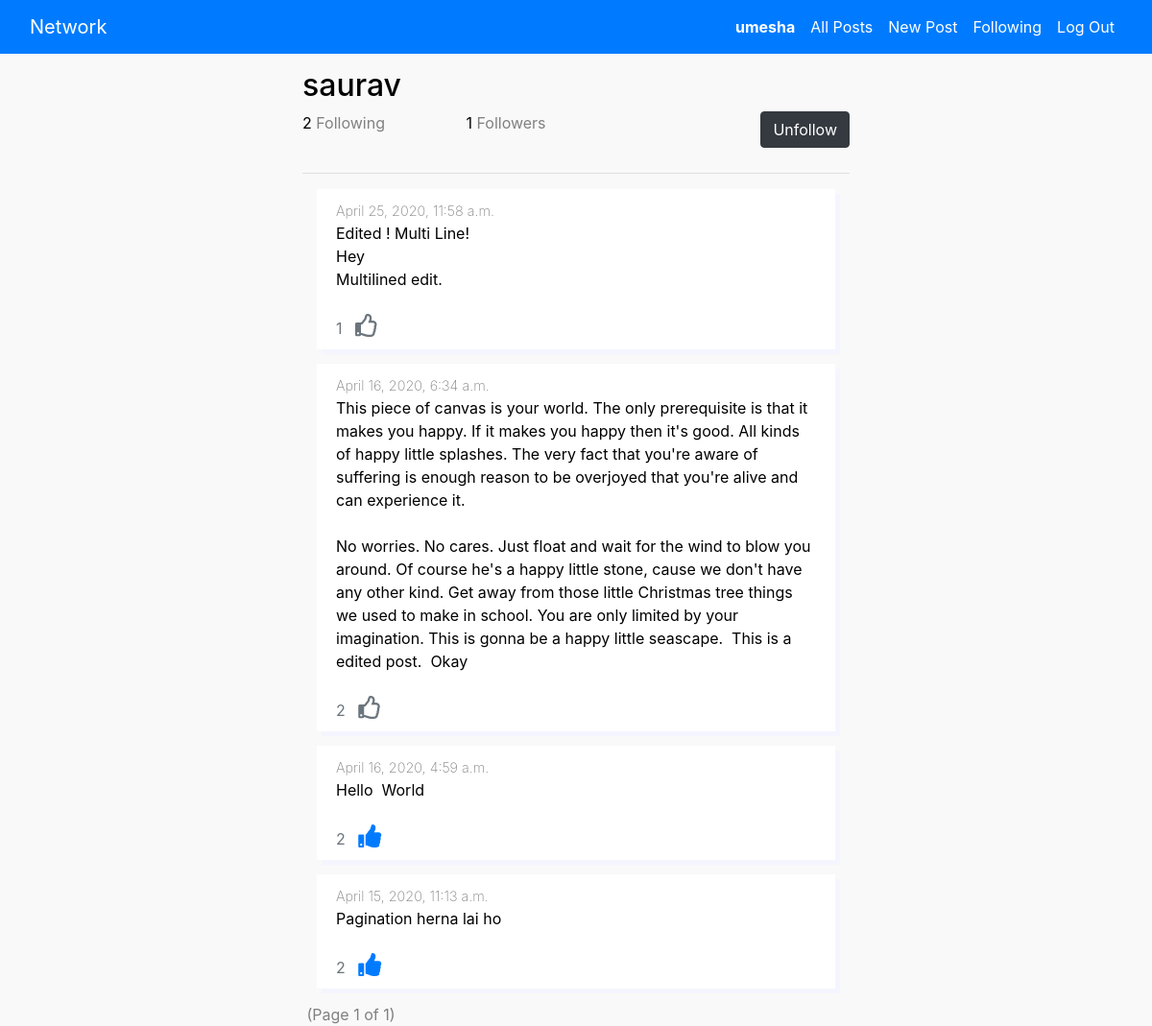
Page /user_info/3 (signed in) on the committed database.
### network/models.py (models this page shows, shortened)
class User(AbstractUser):
    dob = models.DateField(blank=False)

class Post(models.Model):
    text = models.TextField(blank=False)
    user = models.ForeignKey(User, on_delete=models.CASCADE)
    created_at = models.DateTimeField(auto_now_add=True)
    class Meta:
        ordering = ('-created_at',)

### network/views.py (the view)
# urls.py: path("user_info/<int:user_id>", views.user_info, name="user_info"),
@login_required
def user_info(request, user_id):
    target_user = User.objects.get(pk=user_id)
    following_count = target_user.following.count()
    followers_count = target_user.followers.count()
    posts = Post.objects.filter(user=target_user)
    post_data = list()
    for post in posts:
        likes = Likes.objects.filter(post=post).count()
        already_liked = Likes.objects.filter(
            post=post,
            user=request.user
        )
        react = 'Unlike' if already_liked else 'Like'
        post_data.append({
            'post_id': post.id,
            'post_text': post.text,
            'posted_at': post.created_at,
            'likes_count': likes,
            'react': react
        })
    page_number = request.GET.get('page', 1)
    paginator = Paginator(post_data, MAX_ITEMS_PER_PAGE)
    posts = paginator.get_page(page_number)
    """
    If target user is not session user,
    find out if this session session has followed this target user,
    if no, should be allowed to follow else should be allowed to unfollow

    Also, if target user is not the session user, don't allow post edit
    """
    action = None
    allow_edit = True
    if not target_user == request.user:
        allow_edit = False
        try:
            followed = UserFollowing.objects.get(
                user_id=request.user.id, following_user_id=user_id)
            action = 'Unfollow'
        except UserFollowing.DoesNotExist:
            action = 'Follow'
    params = {
        'target_user': target_user,
        'following_count': following_count,
        'followers_count': followers_count,
        'posts': posts,
        'action': action,
        'allow_edit': allow_edit
    }
    return render(request, "network/user_info.html", params)

### network/templates/network/user_info.html (shortened to what this page needs)
{% extends "network/layout.html" %}
{% load static %}
{% block body %}
    <div class="container col-md-6 col-md-offset-3 centered-form center-block background" onclick="clickHandler(event)">
        <h2>{{target_user}}</h2>
        {% if action %}
            {% if action == "Follow" %}
                <button type="button" class="btn btn-outline-primary" id="follow"  data-userid="{{ target_user.id }}" data-buttonWork="follow" >{{action}}</button>
            {% else %}
                <button type="button" class="btn btn-dark" id="follow" data-userid="{{ target_user.id }}" data-buttonWork="unfollow">{{action}}</button>
            {%  endif %}
        {% endif %}
        <span>{{following_count}}</span>
        <span style="color: gray; margin-right: 80px;">Following </span>
        <span id="{{ target_user.id }}">{{followers_count}}</span>
        <span style="color: gray;">Followers </span>
        <br><br>
        <hr>
        {% for post in posts %}
            <div class="row">
                <div class="panel">
                    <div class="toprow">
                        <span class="post-date">
                             {{post.posted_at}}
                        </span>
                    </div>
                    <div class="post-text">
                        <span style="white-space: pre-line">{{post.post_text}}</span>
                    </div>
                    <br>
                    <span class="likes">
                        <span id="{{ post.post_id }}" class="text-secondary"> {{post.likes_count}} </span> &nbsp;
                        {% if post.react == "Unlike" %}
                            <i class="fa fa-thumbs-up text-primary" data-buttonid="{{ post.post_id }}" data-buttonWork="unlike"></i>
                        {% else %}
                            <i class="far fa-thumbs-up text-secondary" data-buttonid="{{ post.post_id }}" data-buttonWork="like"></i>
                        {% endif %}
                    </span>
                </div>
            </div>
        {% endfor %}
        {% if posts.number %}
            <ul class="pagination centered block">
                <span class="current" style="color: gray;">
                    &nbsp;(Page {{ posts.number }} of {{ posts.paginator.num_pages }})&nbsp;
                </span>
            </ul>
        {% endif %}
        </div>
    </div>
{% endblock %}

### network/templates/network/layout.html (shortened to what this page needs)
{% load static %}
<!DOCTYPE html>
<html lang="en">
    <head>
        <link rel="stylesheet" href="https://stackpath.bootstrapcdn.com/bootstrap/4.4.1/css/bootstrap.min.css">
        <link href="{% static 'network/styles.css' %}" rel="stylesheet">
        <link href="https://cdnjs.cloudflare.com/ajax/libs/font-awesome/5.13.0/css/all.min.css" rel="stylesheet">
    </head>
    <body >
        <nav class="navbar navbar-expand-lg fixed-top bg-primary" role="navigation">
            <div class="container-fluid">
                <div class="navbar-header">
                    <a class="navbar-brand mr-lg-auto" href="#">Network</a>
                </div>
                <ul class="navbar-nav ml-auto" id="navbarToggleExternalContent">
                    {% if user.is_authenticated %}
                        <li class="nav-item">
                            <a class="nav-link" href="{% url 'user_info' user_id=user.id%}"><strong>{{ user.username }}</strong></a>
                        </li>
                        <li class="nav-item">
                            <a class="nav-link" href="{% url 'index' %}">All Posts</a>
                        </li>
                        <li class="nav-item">
                            <a class="nav-link" href="{% url 'create_post' %}">New Post</a>
                        </li>
                        <li class="nav-item">
                            <a class="nav-link" href="{% url 'following_posts' %}">Following</a>
                        </li>
                        <li class="nav-item">
                            <a class="nav-link" href="{% url 'logout' %}">Log Out</a>
                        </li>
                    {% endif %}
                </ul>
            </div>
        </nav>
        <div class="body">
            {% block body %}
            {% endblock %}
    </body>
</html>

### network/static/network/styles.css (style rules this page uses)
.body { margin-top: 70px; width: auto; }
body { background-color: #f9f9f9; color: black; }
.row { border: none; box-shadow: 5px 5px rgb(245, 245, 255); margin: 15px; padding-left: 20px; padding-top: 10px; padding-right: 20px; padding-bottom: 10px; opacity: 100; background-color: white; position: relative; }
.post-date { color: gray; font-size: 0.9em; font-weight: 200; }
.navbar-brand, .nav-link { color: white; }
.fa-thumbs-up { font-size: 1.5em; cursor: pointer; margin-right: 40px; }
#follow { float: right; }
.pagination { margin-top: 30px; margin-bottom: 50px; margin: auto; }

### rows in the picture
User: username "umesha"
User: username "saurav"
Post: posted_at "April 25, 2020, 11:58 a.m.", post_text "Edited ! Multi Line! Hey Multilined edit."
Post: posted_at "April 16, 2020, 6:34 a.m.", post_text "This piece of canvas is your world. The only prerequisite is that it makes you happy. If it makes you happy then it's good. All kinds of happy little splashes. The very fact that you're aware of suffering is enough reason to be overjoyed that you're alive and can experience it. No worries. No cares. Just float and wait for the wind to blow you around. Of course he's a happy little stone, cause we don't have any other kind. Get away from those little Christmas tree things we used to make in school. You are only limited by your imagination. This is gonna be a happy little seascape. This is a edited post. Okay"
Post: posted_at "April 16, 2020, 4:59 a.m.", post_text "Hello World"
Post: posted_at "April 15, 2020, 11:13 a.m.", post_text "Pagination herna lai ho"

### other values in the picture
{{ action }} "Unfollow"
{{ following_count }} "2"
{{ followers_count }} "1"
{{ post.likes_count }} "1" "2" "2" "2"
{{ posts.number }} "1"
{{ posts.paginator.num_pages }} "1"
